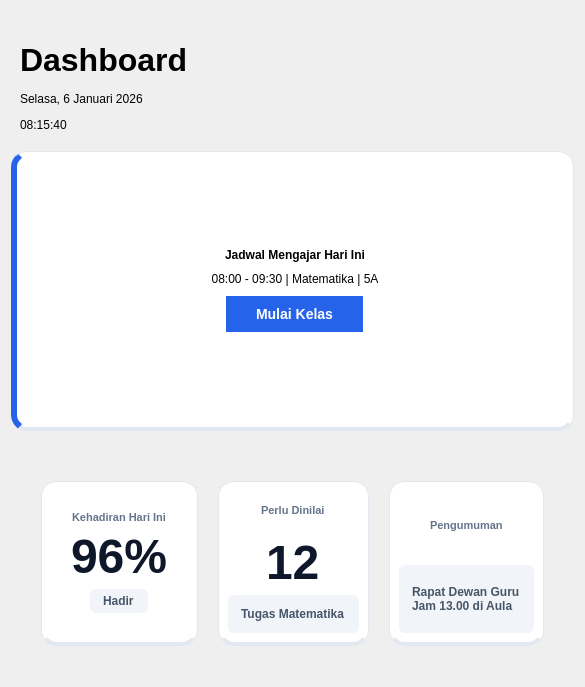
           <widget class="QWidget" name="pageDashboard">
            <property name="styleSheet">
             <string notr="true">/* ============================================================
   FIX BACKGROUND &amp; STYLE PRO (EDLINK VIBE)
   ============================================================ */

/* 1. GLOBAL BACKGROUND (DASAR APLIKASI) */
/* Kita paksa background utama jadi ABU MUDA (Slate 100) */
QMainWindow, QWidget#centralwidget, QStackedWidget {
    background-color: #F1F5F9; 
    font-family: &quot;Segoe UI&quot;, sans-serif;
}

/* 2. KHUSUS HALAMAN DASHBOARD */
/* Memastikan halaman dashboard tidak transparan/biru */
QWidget#pageDashboard {
    background-color: #F1F5F9; 
}

/* 3. SIDEBAR KIRI (WAJIB BIRU) */
/* Pastikan objectName sidebar kamu: contentFrame */
QWidget#contentFrame {
    background-color: #2563EB; /* Biru Royal */
    border: none;
    border-right: 1px solid #1E40AF; /* Garis batas tipis */
}

/* --- ELEMEN SIDEBAR --- */
/* Judul Aplikasi */
QWidget#contentFrame QLabel#labelJudul {
    color: #FFFFFF !important;
    font-size: 22px;
    font-weight: 900;
    margin-top: 15px;
    margin-bottom: 20px;
    padding-left: 10px;
}

/* Tombol Navigasi */
QWidget#contentFrame QPushButton {
    background-color: transparent;
    color: #DBEAFE; 
    text-align: left;
    padding-left: 20px;
    height: 48px;
    border: none;
    border-radius: 8px;
    font-weight: 600;
    margin: 2px 10px;
}
QWidget#contentFrame QPushButton:hover {
    background-color: rgba(255, 255, 255, 0.15);
    color: #FFFFFF;
}
QWidget#contentFrame QPushButton:checked {
    background-color: #FFFFFF;
    color: #2563EB;
    font-weight: bold;
    box-shadow: 2px 2px 5px rgba(0,0,0,0.1);
}

/* Profil User Bawah */
QWidget#contentFrame QFrame#frameProfil {
    background-color: rgba(255, 255, 255, 0.15);
    border-radius: 12px;
}
QWidget#contentFrame QFrame#frameProfil QLabel {
    color: #FFFFFF !important;
}

/* 4. AREA KONTEN DASHBOARD */
/* Header Teks */
QLabel#lblDashboard { color: #0F172A; font-size: 28px; font-weight: 800; }
QLabel#lblTanggal { color: #64748B; font-size: 14px; font-weight: 500; }
QLabel#lblJam { color: #2563EB; font-size: 18px; font-weight: bold; font-family: monospace; }

/* KARTU JADWAL (BESAR) */
QFrame#frameJadwal {
    background-color: #FFFFFF; /* Wajib Putih */
    border-radius: 16px;
    border: 1px solid #E2E8F0;
    border-bottom: 4px solid #E2E8F0;
    border-left: 6px solid #2563EB; /* Aksen Biru Kiri */
}

/* KARTU STATISTIK (BAWAH) */
QFrame#cardHadir, QFrame#cardTugas, QFrame#cardInfo {
    background-color: #FFFFFF; /* Wajib Putih */
    border-radius: 16px;
    border: 1px solid #E2E8F0;
    border-bottom: 4px solid #E2E8F0;
}

/* ISI KARTU BAWAH */
QLabel#lblJudulHadir, QLabel#lblJudulTugas, QLabel#lblJudulInfo {
    color: #64748B; font-weight: 700; font-size: 11px; text-transform: uppercase;
}
QLabel#lblAngkaHadir, QLabel#lblAngkaTugas {
    color: #0F172A; font-size: 48px; font-weight: 800;
}
QLabel#lblKetHadir, QLabel#lblKetTugas, QLabel#lblIsiInfo {
    background-color: #F1F5F9; /* Badge Abu */
    color: #475569;
    padding: 5px 10px;
    border-radius: 6px;
    font-size: 12px;
    font-weight: 600;
}</string>
            </property>
            <layout class="QHBoxLayout" name="horizontalLayout_8">
             <item>
              <layout class="QVBoxLayout" name="verticalLayout_13">
               <property name="spacing">
                <number>20</number>
               </property>
               <item>
                <widget class="QFrame" name="headerFrame">
                 <property name="minimumSize">
                  <size>
                   <width>0</width>
                   <height>120</height>
                  </size>
                 </property>
                 <property name="maximumSize">
                  <size>
                   <width>16777215</width>
                   <height>80</height>
                  </size>
                 </property>
                 <property name="font">
                  <font>
                   <family>Segoe UI</family>
                   <pointsize>24</pointsize>
                  </font>
                 </property>
                 <property name="styleSheet">
                  <string notr="true">background-color: transparent;
border: none;</string>
                 </property>
                 <property name="frameShape">
                  <enum>QFrame::Shape::StyledPanel</enum>
                 </property>
                 <property name="frameShadow">
                  <enum>QFrame::Shadow::Raised</enum>
                 </property>
                 <layout class="QHBoxLayout" name="horizontalLayout_3">
                  <item>
                   <layout class="QVBoxLayout" name="verticalLayout_7">
                    <property name="spacing">
                     <number>15</number>
                    </property>
                    <property name="topMargin">
                     <number>0</number>
                    </property>
                    <property name="bottomMargin">
                     <number>10</number>
                    </property>
                    <item>
                     <widget class="QLabel" name="labelDashboard">
                      <property name="minimumSize">
                       <size>
                        <width>0</width>
                        <height>40</height>
                       </size>
                      </property>
                      <property name="font">
                       <font>
                        <family>Segoe UI</family>
                        <pointsize>24</pointsize>
                        <bold>true</bold>
                       </font>
                      </property>
                      <property name="styleSheet">
                       <string notr="true"/>
                      </property>
                      <property name="text">
                       <string>Dashboard</string>
                      </property>
                     </widget>
                    </item>
                    <item>
                     <widget class="QLabel" name="labelTanggal">
                      <property name="minimumSize">
                       <size>
                        <width>0</width>
                        <height>40</height>
                       </size>
                      </property>
                      <property name="styleSheet">
                       <string notr="true"/>
                      </property>
                      <property name="text">
                       <string>Selasa, 6 Januari 2026</string>
                      </property>
                     </widget>
                    </item>
                    <item>
                     <widget class="QLabel" name="labelJam">
                      <property name="text">
                       <string>08:15:40</string>
                      </property>
                     </widget>
                    </item>
                   </layout>
                  </item>
                 </layout>
                </widget>
               </item>
               <item>
                <widget class="QFrame" name="frameJadwal">
                 <property name="minimumSize">
                  <size>
                   <width>0</width>
                   <height>280</height>
                  </size>
                 </property>
                 <property name="maximumSize">
                  <size>
                   <width>16777215</width>
                   <height>300</height>
                  </size>
                 </property>
                 <property name="styleSheet">
                  <string notr="true"/>
                 </property>
                 <property name="frameShape">
                  <enum>QFrame::Shape::StyledPanel</enum>
                 </property>
                 <property name="frameShadow">
                  <enum>QFrame::Shadow::Raised</enum>
                 </property>
                 <layout class="QGridLayout" name="gridLayout">
                  <item row="0" column="0">
                   <layout class="QVBoxLayout" name="verticalLayout_3">
                    <property name="spacing">
                     <number>10</number>
                    </property>
                    <property name="leftMargin">
                     <number>10</number>
                    </property>
                    <property name="topMargin">
                     <number>5</number>
                    </property>
                    <property name="rightMargin">
                     <number>10</number>
                    </property>
                    <property name="bottomMargin">
                     <number>5</number>
                    </property>
                    <item>
                     <layout class="QVBoxLayout" name="verticalLayout_14"/>
                    </item>
                    <item>
                     <spacer name="verticalSpacer_3">
                      <property name="orientation">
                       <enum>Qt::Orientation::Vertical</enum>
                      </property>
                      <property name="sizeHint" stdset="0">
                       <size>
                        <width>20</width>
                        <height>40</height>
                       </size>
                      </property>
                     </spacer>
                    </item>
                    <item>
                     <widget class="QLabel" name="lblJudulJadwal">
                      <property name="font">
                       <font>
                        <family>Segoe UI</family>
                        <bold>true</bold>
                       </font>
                      </property>
                      <property name="text">
                       <string>Jadwal Mengajar Hari Ini</string>
                      </property>
                      <property name="alignment">
                       <set>Qt::AlignmentFlag::AlignCenter</set>
                      </property>
                     </widget>
                    </item>
                    <item>
                     <layout class="QHBoxLayout" name="horizontalLayout_2">
                      <item>
                       <widget class="QLabel" name="lblIsiJadwal">
                        <property name="font">
                         <font>
                          <family>Segoe UI</family>
                          <fontweight>Medium</fontweight>
                         </font>
                        </property>
                        <property name="text">
                         <string>08:00 - 09:30 | Matematika | 5A</string>
                        </property>
                        <property name="alignment">
                         <set>Qt::AlignmentFlag::AlignCenter</set>
                        </property>
                       </widget>
                      </item>
                     </layout>
                    </item>
                    <item alignment="Qt::AlignmentFlag::AlignHCenter">
                     <widget class="QPushButton" name="btnMulaiKelas">
                      <property name="maximumSize">
                       <size>
                        <width>300</width>
                        <height>16777215</height>
                       </size>
                      </property>
                      <property name="styleSheet">
                       <string notr="true">QPushButton {
    background-color: #2563EB; /* Biru Royal */
    color: white;
    border-radius: 20px; /* Membuatnya lonjong seperti kapsul */
    padding: 10px 30px;
    font-weight: bold;
    font-size: 14px;
}
QPushButton:hover {
    background-color: #1D4ED8; /* Biru lebih gelap saat hover */
}</string>
                      </property>
                      <property name="text">
                       <string>Mulai Kelas</string>
                      </property>
                     </widget>
                    </item>
                    <item>
                     <spacer name="verticalSpacer_2">
                      <property name="orientation">
                       <enum>Qt::Orientation::Vertical</enum>
                      </property>
                      <property name="sizeHint" stdset="0">
                       <size>
                        <width>20</width>
                        <height>40</height>
                       </size>
                      </property>
                     </spacer>
                    </item>
                   </layout>
                  </item>
                 </layout>
                </widget>
               </item>
               <item>
                <layout class="QHBoxLayout" name="horizontalLayout_4" stretch="2,2,2">
                 <property name="spacing">
                  <number>20</number>
                 </property>
                 <property name="leftMargin">
                  <number>30</number>
                 </property>
                 <property name="topMargin">
                  <number>30</number>
                 </property>
                 <property name="rightMargin">
                  <number>30</number>
                 </property>
                 <property name="bottomMargin">
                  <number>30</number>
                 </property>
                 <item>
                  <widget class="QFrame" name="cardHadir">
                   <property name="styleSheet">
                    <string notr="true"/>
                   </property>
                   <property name="frameShape">
                    <enum>QFrame::Shape::StyledPanel</enum>
                   </property>
                   <property name="frameShadow">
                    <enum>QFrame::Shadow::Raised</enum>
                   </property>
                   <layout class="QHBoxLayout" name="horizontalLayout_6">
                    <item>
                     <layout class="QVBoxLayout" name="verticalLayout_2">
                      <property name="spacing">
                       <number>5</number>
                      </property>
                      <property name="leftMargin">
                       <number>20</number>
                      </property>
                      <property name="topMargin">
                       <number>20</number>
                      </property>
                      <property name="rightMargin">
                       <number>20</number>
                      </property>
                      <property name="bottomMargin">
                       <number>20</number>
                      </property>
                      <item alignment="Qt::AlignmentFlag::AlignHCenter">
                       <widget class="QLabel" name="lblJudulHadir">
                        <property name="font">
                         <font>
                          <family>Segoe UI</family>
                          <pointsize>-1</pointsize>
                          <bold>true</bold>
                         </font>
                        </property>
                        <property name="text">
                         <string>Kehadiran Hari Ini</string>
                        </property>
                       </widget>
                      </item>
                      <item alignment="Qt::AlignmentFlag::AlignHCenter">
                       <widget class="QLabel" name="lblAngkaHadir">
                        <property name="font">
                         <font>
                          <family>Segoe UI</family>
                          <pointsize>-1</pointsize>
                          <fontweight>ExtraBold</fontweight>
                         </font>
                        </property>
                        <property name="text">
                         <string>96%</string>
                        </property>
                       </widget>
                      </item>
                      <item alignment="Qt::AlignmentFlag::AlignHCenter">
                       <widget class="QLabel" name="lblKetHadir">
                        <property name="text">
                         <string>Hadir</string>
                        </property>
                       </widget>
                      </item>
                     </layout>
                    </item>
                   </layout>
                  </widget>
                 </item>
                 <item>
                  <widget class="QFrame" name="cardTugas">
                   <property name="styleSheet">
                    <string notr="true"/>
                   </property>
                   <property name="frameShape">
                    <enum>QFrame::Shape::StyledPanel</enum>
                   </property>
                   <property name="frameShadow">
                    <enum>QFrame::Shadow::Raised</enum>
                   </property>
                   <layout class="QHBoxLayout" name="horizontalLayout_7">
                    <item>
                     <layout class="QVBoxLayout" name="verticalLayout_9">
                      <property name="spacing">
                       <number>5</number>
                      </property>
                      <item alignment="Qt::AlignmentFlag::AlignHCenter">
                       <widget class="QLabel" name="lblJudulTugas">
                        <property name="text">
                         <string>Perlu Dinilai</string>
                        </property>
                       </widget>
                      </item>
                      <item alignment="Qt::AlignmentFlag::AlignHCenter">
                       <widget class="QLabel" name="lblAngkaTugas">
                        <property name="font">
                         <font>
                          <family>Segoe UI</family>
                          <pointsize>-1</pointsize>
                          <fontweight>ExtraBold</fontweight>
                         </font>
                        </property>
                        <property name="text">
                         <string>12</string>
                        </property>
                       </widget>
                      </item>
                      <item alignment="Qt::AlignmentFlag::AlignHCenter">
                       <widget class="QLabel" name="lblKetTugas">
                        <property name="text">
                         <string>Tugas Matematika</string>
                        </property>
                       </widget>
                      </item>
                     </layout>
                    </item>
                   </layout>
                  </widget>
                 </item>
                 <item>
                  <widget class="QFrame" name="cardInfo">
                   <property name="styleSheet">
                    <string notr="true"/>
                   </property>
                   <property name="frameShape">
                    <enum>QFrame::Shape::StyledPanel</enum>
                   </property>
                   <property name="frameShadow">
                    <enum>QFrame::Shadow::Raised</enum>
                   </property>
                   <layout class="QVBoxLayout" name="verticalLayout_11">
                    <item>
                     <layout class="QVBoxLayout" name="verticalLayout_10">
                      <property name="spacing">
                       <number>5</number>
                      </property>
                      <item alignment="Qt::AlignmentFlag::AlignHCenter">
                       <widget class="QLabel" name="lblJudulInfo">
                        <property name="text">
                         <string>Pengumuman</string>
                        </property>
                       </widget>
                      </item>
                      <item alignment="Qt::AlignmentFlag::AlignHCenter">
                       <widget class="QLabel" name="lblIsiInfo">
                        <property name="text">
                         <string>Rapat Dewan Guru
Jam 13.00 di Aula</string>
                        </property>
                       </widget>
                      </item>
                     </layout>
                    </item>
                   </layout>
                  </widget>
                 </item>
                </layout>
               </item>
              </layout>
             </item>
            </layout>
           </widget>
